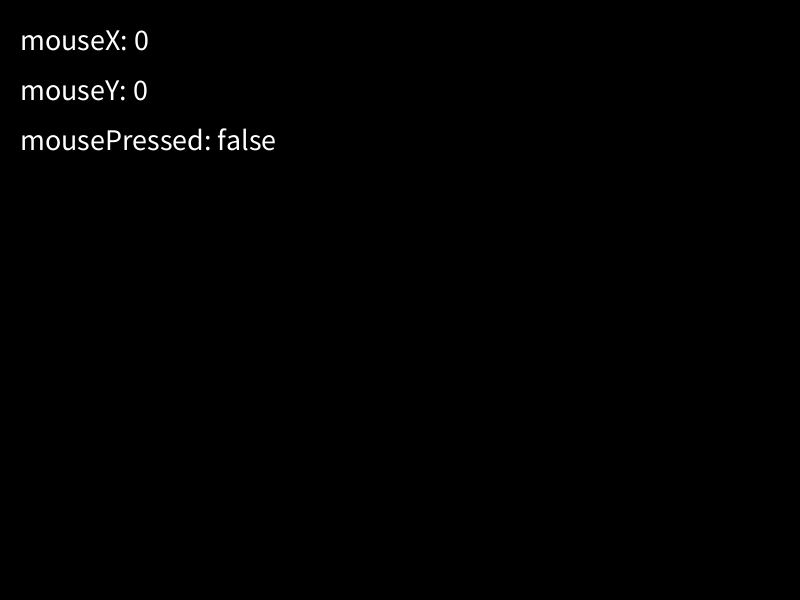
Frame 1 (no input)
Frame 60 (the mouse pressed at the canvas centre just before this capture): identical to frame 1, image omitted
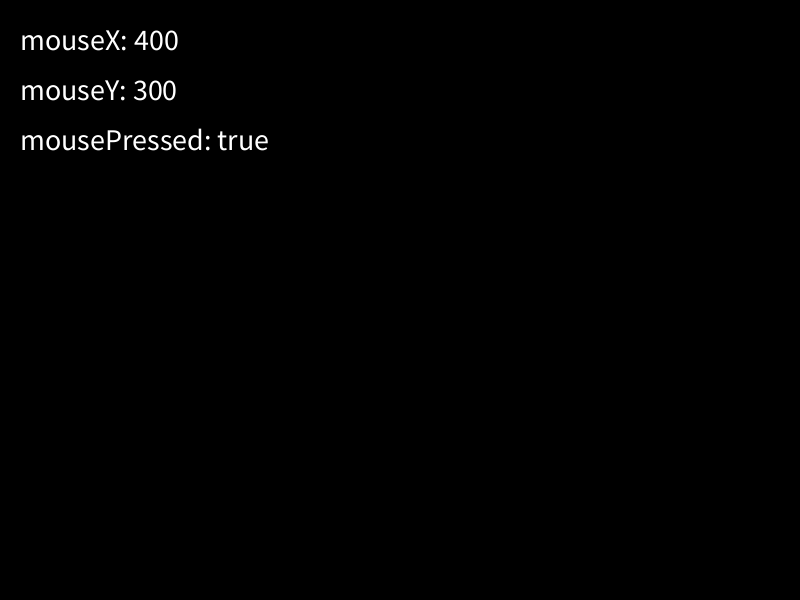
Frame 120 (the mouse held since frame 60 and released just before this capture)

The Processing sketch that drew these frames (run headless with seeded random() and noise(); from frame 60 on, the mouse is pressed at the canvas centre):

// Processing sketch: MusVariabler
// ── MusVariabler.pde
void setup() {
  size(800, 600);
  textSize(30);
}

void draw() {
  background(0);
  text("mouseX: " + mouseX, 20, 50);
  text("mouseY: " + mouseY, 20, 100);
  text("mousePressed: " + mousePressed, 20, 150);
}
